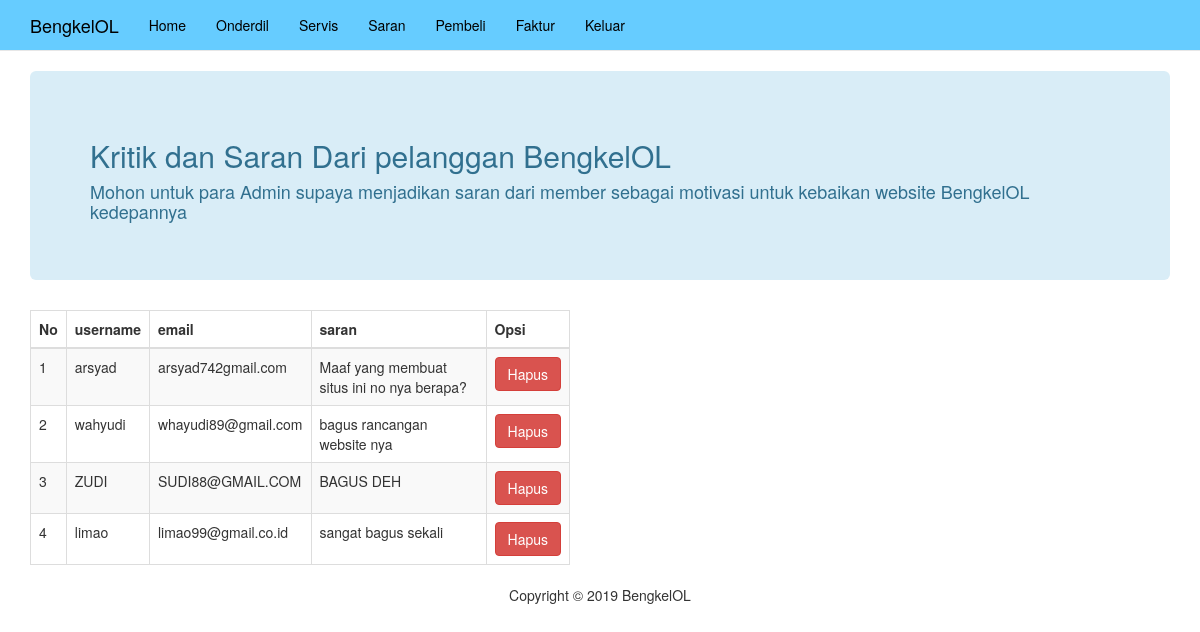
The page /admin/saran/saran.php on the database its author committed.
### tables this page shows
CREATE TABLE IF NOT EXISTS `saran` (
`id_saran` int(20) NOT NULL,
  `username` varchar(20) NOT NULL,
  `email` varchar(20) NOT NULL,
  `saran` text NOT NULL
);

### admin/saran/saran.php (the view, shortened to what this page needs)
<?php
include_once"../config/config.php";
?>
<!DOCTYPE html>
<html>
<head>
	<link rel="stylesheet" type="text/css" href="../../assets/css/bootstrap.min.css">
</head>
<body>
	<nav class="navbar navbar-default navbar-static-top">
		<div class="container">
			<div class="navbar-header">
			  <a class="navbar-brand" href="../user/index.php">BengkelOL</a>
			</div>
			<div class="collapse navbar-collapse" id="bs-example-navbar-collapse-1">
				 <ul class="nav navbar-nav">
					<li><a href="../user/index.php">Home</a></li>
					<li><a href="../onderdil/onderdil.php">Onderdil</a></li>
					<li><a href="../servis/servis.php">Servis</a></li>
					<li><a href="saran.php">Saran</a></li>
					<li><a href="../beli/beli.php">Pembeli</a></li>
					<li><a href="../faktur/faktur.php">Faktur</a></li>
					<li><a href="../login/logout.php">Keluar</a></li>
				</ul>
			</div>
	 	</div>
	</nav>
	<div class="container">
		<div class="jumbotron alert-info">
			<h2>Kritik dan Saran Dari pelanggan BengkelOL</h2>
			<h4>Mohon untuk para Admin supaya menjadikan saran dari member sebagai motivasi untuk kebaikan website BengkelOL kedepannya</h4>
		</div>
		<div class="row col-sm-12 col-md-6">
			<table class="table table-bordered table-responsive table-striped">
				<thead>
					<tr>
						<th>No</th>
						<th>username</th>
						<th>email</th>
						<th>saran</th>
						<th>Opsi</th>
					</tr>
				</thead>
				<tbody>
					<?php
						$query = "SELECT * FROM saran ORDER BY id_saran";
						$exec = mysqli_query($konek,$query);
						$no=1;
						while ($data = mysqli_fetch_array($exec)) {
							?>
							<tr>
								<td><?=$no?></td>
								<td><?=$data['username']?></td>
								<td><?=$data['email']?></td>
								<td><?=$data['saran']?></td>
								<td>
									<a href="hapus_saran.php?id=<?=$data['id_saran']?>" class="btn btn-danger">Hapus</a>
								</td>
							</tr>
							<?php
						$no++;
						}
					?>
				</tbody>
			</table>
		</div>
	</div>
	<footer>
		<p class="text-center">
			Copyright &copy; 2019 BengkelOL
		</p>
	</footer>
</body>
</html>

### rows shown on the page
saran: username "arsyad", email "arsyad742gmail.com", saran "Maaf yang membuat situs ini no nya berapa?"
saran: username "wahyudi", email "whayudi89@gmail.com", saran "bagus rancangan website nya"
saran: username "ZUDI", email "SUDI88@GMAIL.COM", saran "BAGUS DEH"
saran: username "limao", email "limao99@gmail.co.id", saran "sangat bagus sekali"
